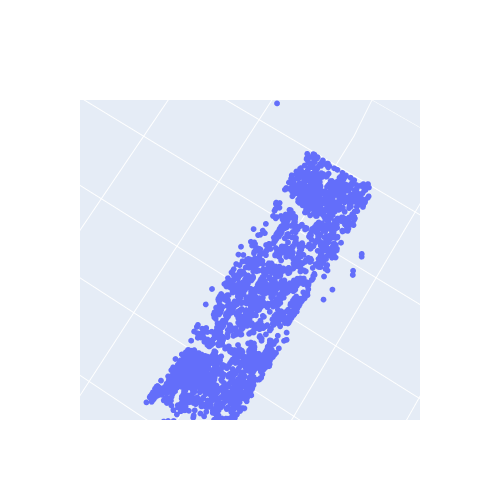

The notebook cell saved with this chart:
### Code cell
# get new pts_3d
points_3d=config.reconstructed_3d_pts
x,y,z=points_3d[:,0], points_3d[:,1],points_3d[:,2]
# filter_ind=np.abs(x)<10
# x=x[filter_ind]
# y=y[filter_ind]
# z=z[filter_ind]

fig = go.Figure(data=[go.Scatter3d(x=x, 
                                   y=y, 
                                   z=z,
                                   mode='markers',
                                   marker=dict(
                                       size=2))])
fig.update_layout(width=500,height=500)
fig.show()

### Figure 1 — Plotly figure (JSON) as saved in the notebook; plotly's stock layout.template omitted (floating-point values rounded to 4 significant figures; data arrays with more than 128 entries replaced by an {"elided": "..."} marker saying what was removed)
{"data": [{"marker": {"size": 2}, "mode": "markers", "type": "scatter3d", "x": {"elided": "3554 float values"}, "y": {"elided": "3554 float values"}, "z": {"elided": "3554 float values"}}], "layout": {"dragmode": "zoom", "height": 500, "scene": {"aspectmode": "auto", "aspectratio": {"x": 1, "y": 1, "z": 1}, "camera": {"center": {"x": -0.2116, "y": 0.03592, "z": -1.376e-19}, "eye": {"x": -0.2055, "y": 0.03103, "z": -0.07296}, "projection": {"type": "perspective"}, "up": {"x": -0.8437, "y": 0.5265, "z": -0.1052}}, "dragmode": "orbit"}, "width": 500}}
